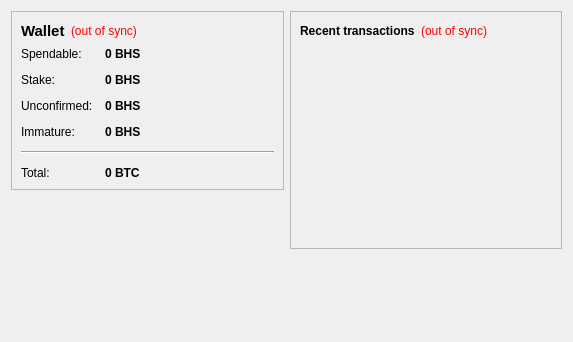
<?xml version="1.0" encoding="UTF-8"?>
<ui version="4.0">
 <class>OverviewPage</class>
 <widget class="QWidget" name="OverviewPage">
  <property name="geometry">
   <rect>
    <x>0</x>
    <y>0</y>
    <width>573</width>
    <height>342</height>
   </rect>
  </property>
  <property name="windowTitle">
   <string>Form</string>
  </property>
  <layout class="QHBoxLayout" name="horizontalLayout" stretch="1,1">
   <item>
    <layout class="QVBoxLayout" name="verticalLayout_2">
     <item>
      <widget class="QFrame" name="frame">
       <property name="frameShape">
        <enum>QFrame::StyledPanel</enum>
       </property>
       <property name="frameShadow">
        <enum>QFrame::Raised</enum>
       </property>
       <layout class="QVBoxLayout" name="verticalLayout_4">
        <item>
         <layout class="QHBoxLayout" name="horizontalLayout_4">
          <item>
           <widget class="QLabel" name="label_5">
            <property name="font">
             <font>
              <pointsize>11</pointsize>
              <weight>75</weight>
              <bold>true</bold>
             </font>
            </property>
            <property name="text">
             <string>Wallet</string>
            </property>
           </widget>
          </item>
          <item>
           <widget class="QLabel" name="labelWalletStatus">
            <property name="toolTip">
             <string>The displayed information may be out of date. Your wallet automatically synchronizes with the BitcoinCashStake network after a connection is established, but this process has not completed yet.</string>
            </property>
            <property name="styleSheet">
             <string notr="true">QLabel { color: red; }</string>
            </property>
            <property name="text">
             <string notr="true">(out of sync)</string>
            </property>
            <property name="alignment">
             <set>Qt::AlignLeading|Qt::AlignLeft|Qt::AlignVCenter</set>
            </property>
           </widget>
          </item>
          <item>
           <spacer name="horizontalSpacer_2">
            <property name="orientation">
             <enum>Qt::Horizontal</enum>
            </property>
            <property name="sizeHint" stdset="0">
             <size>
              <width>40</width>
              <height>20</height>
             </size>
            </property>
           </spacer>
          </item>
         </layout>
        </item>
        <item>
         <layout class="QFormLayout" name="formLayout_2">
          <property name="fieldGrowthPolicy">
           <enum>QFormLayout::AllNonFixedFieldsGrow</enum>
          </property>
          <property name="horizontalSpacing">
           <number>12</number>
          </property>
          <property name="verticalSpacing">
           <number>12</number>
          </property>
          <item row="0" column="0">
           <widget class="QLabel" name="label">
            <property name="text">
             <string>Spendable:</string>
            </property>
           </widget>
          </item>
          <item row="0" column="1">
           <widget class="QLabel" name="labelBalance">
            <property name="font">
             <font>
              <weight>75</weight>
              <bold>true</bold>
             </font>
            </property>
            <property name="cursor">
             <cursorShape>IBeamCursor</cursorShape>
            </property>
            <property name="toolTip">
             <string>Your current spendable balance</string>
            </property>
            <property name="text">
             <string notr="true">0 BHS</string>
            </property>
            <property name="textInteractionFlags">
             <set>Qt::LinksAccessibleByMouse|Qt::TextSelectableByKeyboard|Qt::TextSelectableByMouse</set>
            </property>
           </widget>
          </item>
          <item row="1" column="0">
           <widget class="QLabel" name="label_6">
            <property name="text">
             <string>Stake:</string>
            </property>
           </widget>
          </item>
          <item row="1" column="1">
           <widget class="QLabel" name="labelStake">
            <property name="font">
             <font>
              <weight>75</weight>
              <bold>true</bold>
             </font>
            </property>
            <property name="cursor">
             <cursorShape>IBeamCursor</cursorShape>
            </property>
            <property name="toolTip">
             <string>Total of coins that was staked, and do not yet count toward the current balance</string>
            </property>
            <property name="text">
             <string notr="true">0 BHS</string>
            </property>
            <property name="textInteractionFlags">
             <set>Qt::LinksAccessibleByMouse|Qt::TextSelectableByKeyboard|Qt::TextSelectableByMouse</set>
            </property>
           </widget>
          </item>
          <item row="2" column="0">
           <widget class="QLabel" name="label_3">
            <property name="text">
             <string>Unconfirmed:</string>
            </property>
           </widget>
          </item>
          <item row="2" column="1">
           <widget class="QLabel" name="labelUnconfirmed">
            <property name="font">
             <font>
              <weight>75</weight>
              <bold>true</bold>
             </font>
            </property>
            <property name="cursor">
             <cursorShape>IBeamCursor</cursorShape>
            </property>
            <property name="toolTip">
             <string>Total of transactions that have yet to be confirmed, and do not yet count toward the current balance</string>
            </property>
            <property name="text">
             <string notr="true">0 BHS</string>
            </property>
            <property name="textInteractionFlags">
             <set>Qt::LinksAccessibleByMouse|Qt::TextSelectableByKeyboard|Qt::TextSelectableByMouse</set>
            </property>
           </widget>
          </item>
          <item row="3" column="0">
           <widget class="QLabel" name="labelImmatureText">
            <property name="text">
             <string>Immature:</string>
            </property>
           </widget>
          </item>
          <item row="3" column="1">
           <widget class="QLabel" name="labelImmature">
            <property name="font">
             <font>
              <weight>75</weight>
              <bold>true</bold>
             </font>
            </property>
            <property name="toolTip">
             <string>Mined balance that has not yet matured</string>
            </property>
            <property name="text">
             <string notr="true">0 BHS</string>
            </property>
            <property name="textInteractionFlags">
             <set>Qt::LinksAccessibleByMouse|Qt::TextSelectableByKeyboard|Qt::TextSelectableByMouse</set>
            </property>
           </widget>
          </item>
          <item row="4" column="0" colspan="2">
           <widget class="Line" name="line">
            <property name="orientation">
             <enum>Qt::Horizontal</enum>
            </property>
           </widget>
          </item>
          <item row="5" column="0">
           <widget class="QLabel" name="labelTotalText">
            <property name="text">
             <string>Total:</string>
            </property>
           </widget>
          </item>
          <item row="5" column="1">
           <widget class="QLabel" name="labelTotal">
            <property name="font">
             <font>
              <weight>75</weight>
              <bold>true</bold>
             </font>
            </property>
            <property name="cursor">
             <cursorShape>IBeamCursor</cursorShape>
            </property>
            <property name="toolTip">
             <string>Your current total balance</string>
            </property>
            <property name="text">
             <string notr="true">0 BTC</string>
            </property>
            <property name="textInteractionFlags">
             <set>Qt::LinksAccessibleByMouse|Qt::TextSelectableByKeyboard|Qt::TextSelectableByMouse</set>
            </property>
           </widget>
          </item>
         </layout>
        </item>
       </layout>
      </widget>
     </item>
     <item>
      <spacer name="verticalSpacer">
       <property name="orientation">
        <enum>Qt::Vertical</enum>
       </property>
       <property name="sizeHint" stdset="0">
        <size>
         <width>20</width>
         <height>40</height>
        </size>
       </property>
      </spacer>
     </item>
    </layout>
   </item>
   <item>
    <layout class="QVBoxLayout" name="verticalLayout_3">
     <item>
      <widget class="QFrame" name="frame_2">
       <property name="frameShape">
        <enum>QFrame::StyledPanel</enum>
       </property>
       <property name="frameShadow">
        <enum>QFrame::Raised</enum>
       </property>
       <layout class="QVBoxLayout" name="verticalLayout">
        <item>
         <layout class="QHBoxLayout" name="horizontalLayout_2">
          <item>
           <widget class="QLabel" name="label_4">
            <property name="text">
             <string>&lt;b&gt;Recent transactions&lt;/b&gt;</string>
            </property>
           </widget>
          </item>
          <item>
           <widget class="QLabel" name="labelTransactionsStatus">
            <property name="toolTip">
             <string>The displayed information may be out of date. Your wallet automatically synchronizes with the BitcoinCashStake network after a connection is established, but this process has not completed yet.</string>
            </property>
            <property name="styleSheet">
             <string notr="true">QLabel { color: red; }</string>
            </property>
            <property name="text">
             <string notr="true">(out of sync)</string>
            </property>
            <property name="alignment">
             <set>Qt::AlignRight|Qt::AlignTrailing|Qt::AlignVCenter</set>
            </property>
           </widget>
          </item>
          <item>
           <spacer name="horizontalSpacer">
            <property name="orientation">
             <enum>Qt::Horizontal</enum>
            </property>
            <property name="sizeHint" stdset="0">
             <size>
              <width>40</width>
              <height>20</height>
             </size>
            </property>
           </spacer>
          </item>
         </layout>
        </item>
        <item>
         <widget class="QListView" name="listTransactions">
          <property name="styleSheet">
           <string notr="true">QListView { background: transparent; }</string>
          </property>
          <property name="frameShape">
           <enum>QFrame::NoFrame</enum>
          </property>
          <property name="verticalScrollBarPolicy">
           <enum>Qt::ScrollBarAlwaysOff</enum>
          </property>
          <property name="horizontalScrollBarPolicy">
           <enum>Qt::ScrollBarAlwaysOff</enum>
          </property>
          <property name="selectionMode">
           <enum>QAbstractItemView::NoSelection</enum>
          </property>
         </widget>
        </item>
       </layout>
      </widget>
     </item>
     <item>
      <spacer name="verticalSpacer_2">
       <property name="orientation">
        <enum>Qt::Vertical</enum>
       </property>
       <property name="sizeHint" stdset="0">
        <size>
         <width>20</width>
         <height>40</height>
        </size>
       </property>
      </spacer>
     </item>
    </layout>
   </item>
  </layout>
 </widget>
 <resources/>
 <connections/>
</ui>
